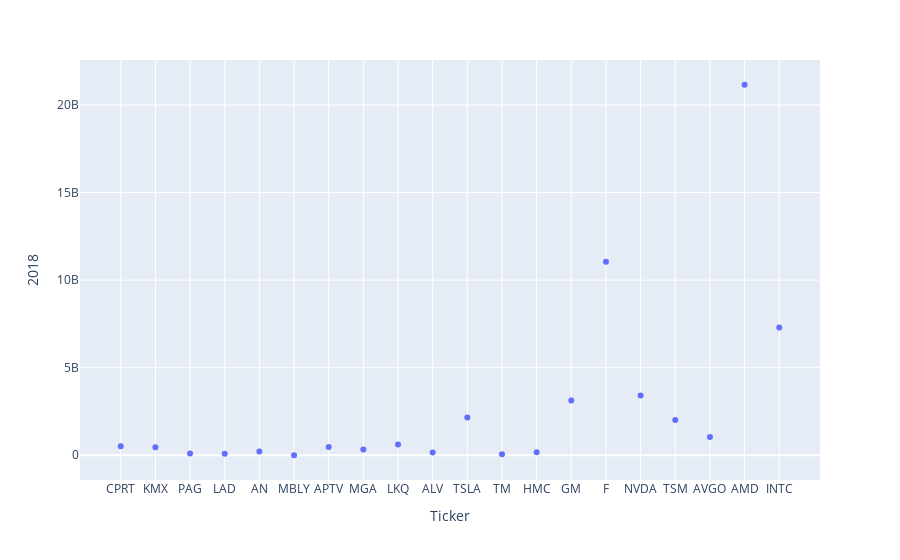

The notebook cell saved with this chart:
### Code cell
px.scatter(
    data_frame=volumes_auto,
    x = 'Ticker',
    y = '2018'
)

### Figure 1 — Plotly figure (JSON) as saved in the notebook; plotly's stock layout.template omitted (floating-point values rounded to 4 significant figures)
{"data": [{"hovertemplate": "Ticker=%{x}<br>2018=%{y}<extra></extra>", "legendgroup": "", "marker": {"color": "#636efa", "symbol": "circle"}, "mode": "markers", "name": "", "orientation": "v", "showlegend": false, "type": "scatter", "x": ["CPRT", "KMX", "PAG", "LAD", "AN", "MBLY", "APTV", "MGA", "LKQ", "ALV", "TSLA", "TM", "HMC", "GM", "F", "NVDA", "TSM", "AVGO", "AMD", "INTC"], "xaxis": "x", "y": [511053510, 463116782, 106815905, 81365326, 216788320, 0, 468642740, 332169643, 619312412, 162291618, 2156836605, 50687447, 174793618, 3132602135, 11045923658, 3411410693, 2018860371, 1046907418, 21154399914, 7296698358], "yaxis": "y"}], "layout": {"legend": {"tracegroupgap": 0}, "margin": {"t": 60}, "xaxis": {"anchor": "y", "domain": [0, 1], "title": {"text": "Ticker"}}, "yaxis": {"anchor": "x", "domain": [0, 1], "title": {"text": "2018"}}}}
